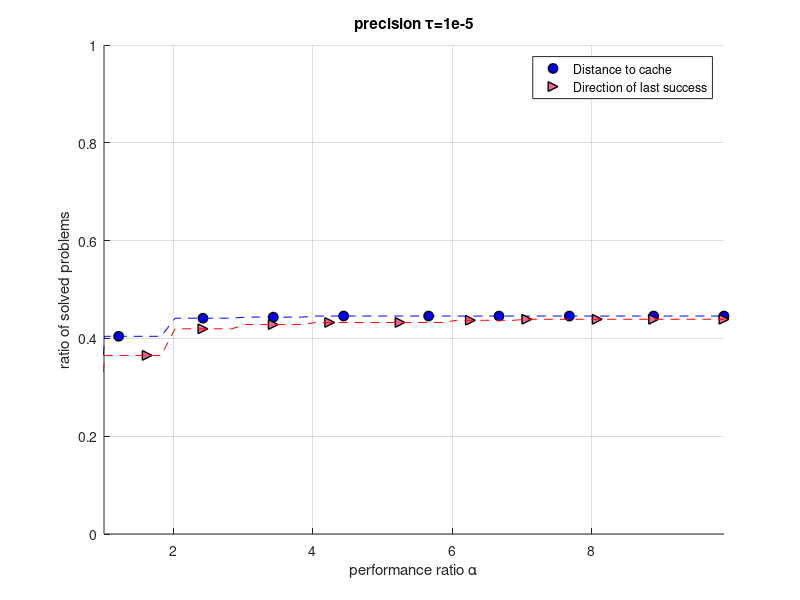

MATLAB code to generate this figure:
%            b     blue          .     point              -     solid
%            g     green         o     circle             :     dotted
%            r     red           x     x-mark             -.    dashdot 
%            c     cyan          +     plus               --    dashed   
%            m     magenta       *     star             (none)  no line
%            y     yellow        s     square
%            k     black         d     diamond
%            w     white         v     triangle (down)
%                                ^     triangle (up)
%                                <     triangle (left)
%                                >     triangle (right)
%                                p     pentagram
%                                h     hexagram
%         


clear all;

MM=50;
MMM=10;
cBlue = [28 96 243] ./ 255;
cRed = [239 11 3] ./ 255;
cGreen = [96 239 10] ./ 255;
cOrange = [241 126 32] ./ 255;
cViolet = [150 11 150] ./ 255;
cRose = [255 95 145] ./ 255;

cLightBlue = [72 242 253] ./ 255;
cLightRed = [231 100 148] ./ 255;
cLightGreen = [56 220 190] ./ 255;
cLightOrange = [245 206 149] ./ 255;
cLightViolet = [187 133 189] ./ 255;
%------------------------------------%


X=load('outputs/pp5.txt');

L=size(X,1)/2;
NBcol=size(X,2);

maxAxeX=X(L,1);

if ( NBcol<=1 )
    warning('Too few columns (<2)');
    return;
end

figure;  

hold on;


h = zeros(1, NBcol-1);


L1=X(round(1+linspace(1,L-1,10)),:);
h(1)=plot ( L1(:,1) , L1(:,2)/100 , 'o', 'LineWidth',1,'MarkerEdgeColor','k','MarkerFaceColor','b','MarkerSize',7 ); 
plot( X(1:MM,1) , X(1:MM,2)/100 , 'b--' ); 

if ( NBcol==1 )
    legend(h(1),'1');
end


if ( NBcol>=3 )
    L2=X(round(3+linspace(1,L-3,11)),:);
    h(2)=plot ( L2(:,1) , L2(:,3)/100 , '>', 'LineWidth',1,'MarkerEdgeColor','k','MarkerFaceColor',cRose,'MarkerSize',7 ); 
    plot( X(1:MM,1) , X(1:MM,3)/100 , 'r--' );
    if ( NBcol==3 )
        %legend(h,'Distance à la cache','Direction de dernier succès');
        legend (h,'Distance to cache','Direction of last success'); 
        grid on;
    end
end

if ( NBcol>=4 )
    L3=X(round(5+linspace(1,L-5,12)),:);
    h(3)=plot ( L3(:,1) , L3(:,4) , 'o', 'LineWidth',1,'MarkerEdgeColor','k','MarkerFaceColor','m','MarkerSize',7 ); 
    plot( X(:,1) , X(:,4) , 'm--' );
    if ( NBcol==4 )
        legend(h,'1','2','3');
    end
end

if ( NBcol>=5 )
    L4=X(round(7+linspace(1,L-7,13)),:);
    h(4)=plot ( L4(:,1) , L4(:,5) , '^', 'LineWidth',1,'MarkerEdgeColor','k','MarkerFaceColor','y','MarkerSize',7 ); 
    plot( X(:,1) , X(:,5) , 'y--' );
    if ( NBcol==5 )
        legend(h,'1','2','3','4');
    end
end

if ( NBcol>=6 )
    L5=X(round(9+linspace(1,L-9,14)),:);
    h(5)=plot ( L5(:,1) , L5(:,6) , '<', 'LineWidth',1,'MarkerEdgeColor','k','MarkerFaceColor','g','MarkerSize',7 ); 
    plot( X(:,1) , X(:,6) , 'g--' );
    if ( NBcol==6 )
        legend(h,'1','2','3','4','5');
    end
end

if ( NBcol>=7 )
    L6=X(round(11+linspace(1,L-11,15)),:); 
    h(6)=plot ( L6(:,1) , L6(:,7) , '>', 'LineWidth',1,'MarkerEdgeColor','k','MarkerFaceColor','r','MarkerSize',7 );
    plot( X(:,1) , X(:,7) , 'r--' );
    if ( NBcol==7 )
        legend(h,'1','2','3','4','5','6');
    end
end

if ( NBcol>=7 )
    warning('Too many columns (>=7)');
    return;
end
%------------------------------------%

 


title ( 'precision \tau=1e-5' );
    
axis ( [1 maxAxeX  0  1] );

%xlabel ( 'ratio de performance \alpha' );
%ylabel ( 'ratio de problèmes' );
xlabel ( 'performance ratio \alpha' );
ylabel ( 'ratio of solved problems' );
% print(gcf, '-dpdf', '-r300', 'dp3.pdf')

hold off;
